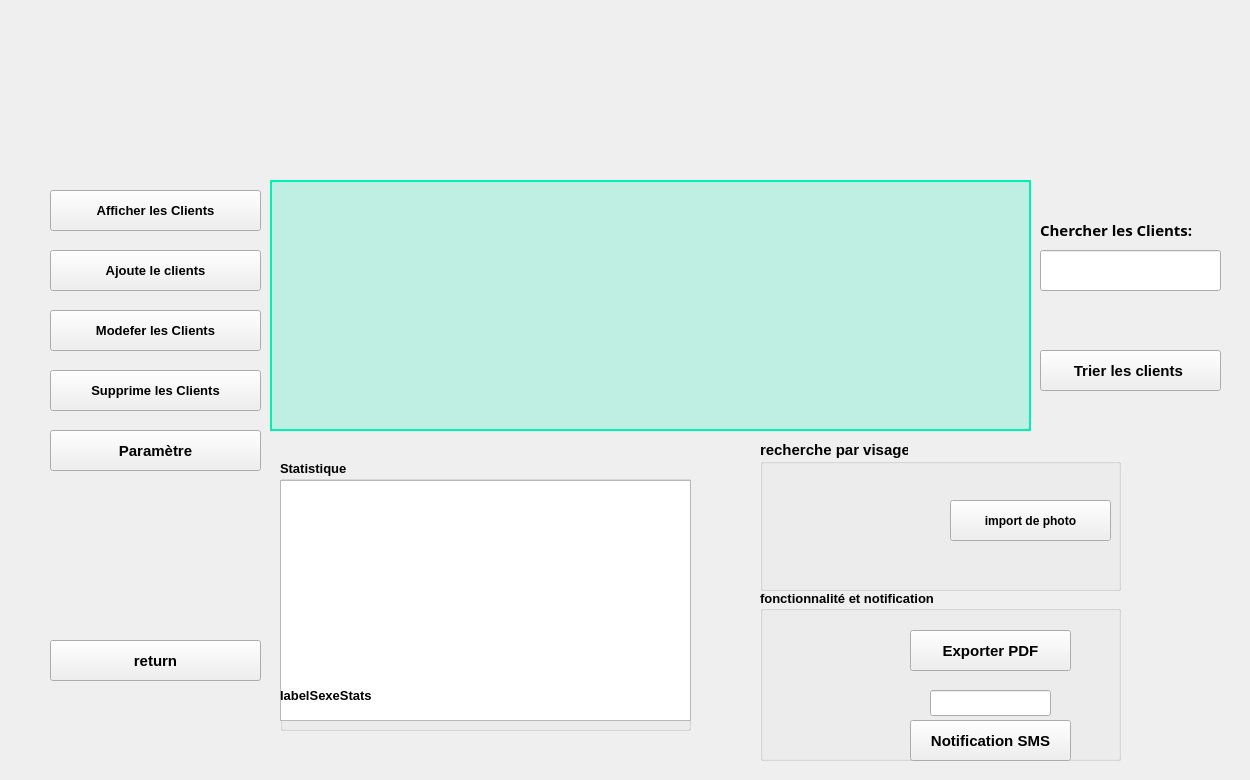
        <widget class="QWidget" name="page_5">
         <widget class="QTableView" name="tableView">
          <property name="geometry">
           <rect>
            <x>270</x>
            <y>180</y>
            <width>761</width>
            <height>251</height>
           </rect>
          </property>
          <property name="font">
           <font>
            <pointsize>12</pointsize>
            <bold>true</bold>
           </font>
          </property>
          <property name="styleSheet">
           <string notr="true">QTableView {
    background-color: rgba(0, 241, 177, 0.2); /* Semi-transparent background */
    gridline-color: #cccccc; /* Gridline color */
    border: 2px solid #00f1b1; /* Add a border */
    selection-background-color: rgba(0, 200, 150, 0.6); /* Highlighted row */
    selection-color: #ffffff; /* Text color for selected row */
}
QHeaderView::section {
    background-color: rgba(0, 200, 150, 0.6); /* Header background */
    color: #000; /* Header text color */
    font: bold; /* Make header font bold */
    padding: 7px;
}</string>
          </property>
         </widget>
         <widget class="QPushButton" name="afficheclient">
          <property name="geometry">
           <rect>
            <x>50</x>
            <y>190</y>
            <width>211</width>
            <height>41</height>
           </rect>
          </property>
          <property name="font">
           <font>
            <pointsize>10</pointsize>
            <bold>true</bold>
           </font>
          </property>
          <property name="text">
           <string>Afficher les Clients</string>
          </property>
          <property name="icon">
           <iconset resource="ressources.qrc">
            <normaloff>:/images/ima.png</normaloff>:/images/ima.png</iconset>
          </property>
          <property name="iconSize">
           <size>
            <width>40</width>
            <height>40</height>
           </size>
          </property>
         </widget>
         <widget class="QPushButton" name="ajouteclients">
          <property name="geometry">
           <rect>
            <x>50</x>
            <y>250</y>
            <width>211</width>
            <height>41</height>
           </rect>
          </property>
          <property name="font">
           <font>
            <pointsize>10</pointsize>
            <bold>true</bold>
           </font>
          </property>
          <property name="text">
           <string>Ajoute le clients</string>
          </property>
          <property name="icon">
           <iconset resource="ressources.qrc">
            <normaloff>:/images/tt1.png</normaloff>:/images/tt1.png</iconset>
          </property>
          <property name="iconSize">
           <size>
            <width>35</width>
            <height>35</height>
           </size>
          </property>
         </widget>
         <widget class="QPushButton" name="modeferclients">
          <property name="geometry">
           <rect>
            <x>50</x>
            <y>310</y>
            <width>211</width>
            <height>41</height>
           </rect>
          </property>
          <property name="font">
           <font>
            <pointsize>10</pointsize>
            <bold>true</bold>
           </font>
          </property>
          <property name="text">
           <string>Modefer les Clients</string>
          </property>
          <property name="icon">
           <iconset resource="ressources.qrc">
            <normaloff>:/images/rr33.png</normaloff>:/images/rr33.png</iconset>
          </property>
          <property name="iconSize">
           <size>
            <width>35</width>
            <height>35</height>
           </size>
          </property>
         </widget>
         <widget class="QPushButton" name="supprimelesclients">
          <property name="geometry">
           <rect>
            <x>50</x>
            <y>370</y>
            <width>211</width>
            <height>41</height>
           </rect>
          </property>
          <property name="font">
           <font>
            <pointsize>10</pointsize>
            <bold>true</bold>
           </font>
          </property>
          <property name="text">
           <string>Supprime les Clients</string>
          </property>
          <property name="icon">
           <iconset resource="ressources.qrc">
            <normaloff>:/images/rrr1.png</normaloff>:/images/rrr1.png</iconset>
          </property>
          <property name="iconSize">
           <size>
            <width>25</width>
            <height>25</height>
           </size>
          </property>
         </widget>
         <widget class="QGroupBox" name="groupBox">
          <property name="geometry">
           <rect>
            <x>760</x>
            <y>590</y>
            <width>361</width>
            <height>171</height>
           </rect>
          </property>
          <property name="font">
           <font>
            <pointsize>10</pointsize>
            <bold>true</bold>
           </font>
          </property>
          <property name="title">
           <string>fonctionnalité et notification</string>
          </property>
          <widget class="QPushButton" name="exportButton">
           <property name="geometry">
            <rect>
             <x>150</x>
             <y>40</y>
             <width>161</width>
             <height>41</height>
            </rect>
           </property>
           <property name="font">
            <font>
             <pointsize>11</pointsize>
             <bold>true</bold>
            </font>
           </property>
           <property name="text">
            <string>Exporter PDF</string>
           </property>
          </widget>
          <widget class="QLabel" name="pdfclients">
           <property name="geometry">
            <rect>
             <x>30</x>
             <y>30</y>
             <width>51</width>
             <height>51</height>
            </rect>
           </property>
           <property name="text">
            <string/>
           </property>
           <property name="pixmap">
            <pixmap>:/image/pdf.png</pixmap>
           </property>
           <property name="scaledContents">
            <bool>true</bool>
           </property>
          </widget>
          <widget class="QPushButton" name="notification_sms">
           <property name="geometry">
            <rect>
             <x>150</x>
             <y>130</y>
             <width>161</width>
             <height>41</height>
            </rect>
           </property>
           <property name="font">
            <font>
             <pointsize>11</pointsize>
             <bold>true</bold>
            </font>
           </property>
           <property name="text">
            <string>Notification SMS</string>
           </property>
          </widget>
          <widget class="QLabel" name="label_4">
           <property name="geometry">
            <rect>
             <x>30</x>
             <y>110</y>
             <width>51</width>
             <height>51</height>
            </rect>
           </property>
           <property name="text">
            <string/>
           </property>
           <property name="pixmap">
            <pixmap>:/image/u.png</pixmap>
           </property>
           <property name="scaledContents">
            <bool>true</bool>
           </property>
          </widget>
          <widget class="QLineEdit" name="numero_client">
           <property name="geometry">
            <rect>
             <x>170</x>
             <y>100</y>
             <width>121</width>
             <height>26</height>
            </rect>
           </property>
          </widget>
          <widget class="QLabel" name="label_15">
           <property name="geometry">
            <rect>
             <x>30</x>
             <y>110</y>
             <width>51</width>
             <height>51</height>
            </rect>
           </property>
           <property name="text">
            <string/>
           </property>
           <property name="pixmap">
            <pixmap resource="ressources.qrc">:/images/u.png</pixmap>
           </property>
           <property name="scaledContents">
            <bool>true</bool>
           </property>
          </widget>
          <widget class="QLabel" name="label_16">
           <property name="geometry">
            <rect>
             <x>30</x>
             <y>40</y>
             <width>51</width>
             <height>51</height>
            </rect>
           </property>
           <property name="text">
            <string/>
           </property>
           <property name="pixmap">
            <pixmap resource="ressources.qrc">:/images/pdf1.png</pixmap>
           </property>
           <property name="scaledContents">
            <bool>true</bool>
           </property>
          </widget>
         </widget>
         <widget class="QGroupBox" name="groupBox_2">
          <property name="geometry">
           <rect>
            <x>280</x>
            <y>460</y>
            <width>411</width>
            <height>271</height>
           </rect>
          </property>
          <property name="font">
           <font>
            <pointsize>10</pointsize>
            <bold>true</bold>
           </font>
          </property>
          <property name="title">
           <string>Statistique </string>
          </property>
          <widget class="QGraphicsView" name="graphicsView">
           <property name="geometry">
            <rect>
             <x>0</x>
             <y>20</y>
             <width>411</width>
             <height>241</height>
            </rect>
           </property>
          </widget>
          <widget class="QLabel" name="labelSexeStats">
           <property name="geometry">
            <rect>
             <x>0</x>
             <y>210</y>
             <width>161</width>
             <height>51</height>
            </rect>
           </property>
           <property name="text">
            <string>labelSexeStats</string>
           </property>
          </widget>
          <widget class="QLabel" name="label_3">
           <property name="geometry">
            <rect>
             <x>10</x>
             <y>30</y>
             <width>41</width>
             <height>41</height>
            </rect>
           </property>
           <property name="text">
            <string/>
           </property>
           <property name="pixmap">
            <pixmap>:/image/R.png</pixmap>
           </property>
           <property name="scaledContents">
            <bool>true</bool>
           </property>
          </widget>
         </widget>
         <widget class="QLineEdit" name="rechercheLineEdit">
          <property name="geometry">
           <rect>
            <x>1040</x>
            <y>250</y>
            <width>181</width>
            <height>41</height>
           </rect>
          </property>
         </widget>
         <widget class="QPushButton" name="trierButton">
          <property name="geometry">
           <rect>
            <x>1040</x>
            <y>350</y>
            <width>181</width>
            <height>41</height>
           </rect>
          </property>
          <property name="font">
           <font>
            <pointsize>11</pointsize>
            <bold>true</bold>
           </font>
          </property>
          <property name="text">
           <string>Trier les clients </string>
          </property>
          <property name="icon">
           <iconset resource="ressources.qrc">
            <normaloff>:/images/8.png</normaloff>:/images/8.png</iconset>
          </property>
          <property name="iconSize">
           <size>
            <width>35</width>
            <height>35</height>
           </size>
          </property>
         </widget>
         <widget class="QLabel" name="id_4">
          <property name="geometry">
           <rect>
            <x>1040</x>
            <y>210</y>
            <width>161</width>
            <height>41</height>
           </rect>
          </property>
          <property name="font">
           <font>
            <family>Segoe UI Black</family>
            <pointsize>11</pointsize>
            <bold>true</bold>
           </font>
          </property>
          <property name="text">
           <string>&lt;html&gt;&lt;head/&gt;&lt;body&gt;&lt;p&gt;&lt;span style=&quot; font-family:'Times New Roman','serif';&quot;&gt;Chercher les Clients:&lt;/span&gt;&lt;/p&gt;&lt;/body&gt;&lt;/html&gt;</string>
          </property>
         </widget>
         <widget class="QPushButton" name="parametreclients">
          <property name="geometry">
           <rect>
            <x>50</x>
            <y>430</y>
            <width>211</width>
            <height>41</height>
           </rect>
          </property>
          <property name="font">
           <font>
            <pointsize>11</pointsize>
            <bold>true</bold>
           </font>
          </property>
          <property name="text">
           <string>Paramètre</string>
          </property>
          <property name="icon">
           <iconset resource="ressources.qrc">
            <normaloff>:/images/222.png</normaloff>:/images/222.png</iconset>
          </property>
          <property name="iconSize">
           <size>
            <width>40</width>
            <height>40</height>
           </size>
          </property>
         </widget>
         <widget class="QGroupBox" name="groupBox_8">
          <property name="geometry">
           <rect>
            <x>760</x>
            <y>440</y>
            <width>361</width>
            <height>151</height>
           </rect>
          </property>
          <property name="font">
           <font>
            <pointsize>11</pointsize>
            <bold>true</bold>
           </font>
          </property>
          <property name="title">
           <string>recherche par visage</string>
          </property>
          <widget class="QLabel" name="recherche_path">
           <property name="geometry">
            <rect>
             <x>20</x>
             <y>30</y>
             <width>131</width>
             <height>111</height>
            </rect>
           </property>
           <property name="text">
            <string/>
           </property>
           <property name="pixmap">
            <pixmap>:/image/importe.png</pixmap>
           </property>
           <property name="scaledContents">
            <bool>true</bool>
           </property>
          </widget>
          <widget class="QPushButton" name="recherch_image">
           <property name="geometry">
            <rect>
             <x>190</x>
             <y>60</y>
             <width>161</width>
             <height>41</height>
            </rect>
           </property>
           <property name="font">
            <font>
             <pointsize>9</pointsize>
             <bold>true</bold>
            </font>
           </property>
           <property name="text">
            <string>import de photo</string>
           </property>
           <property name="icon">
            <iconset resource="ressources.qrc">
             <normaloff>:/images/importe.png</normaloff>:/images/importe.png</iconset>
           </property>
           <property name="iconSize">
            <size>
             <width>31</width>
             <height>30</height>
            </size>
           </property>
          </widget>
         </widget>
         <widget class="QLabel" name="label_9">
          <property name="geometry">
           <rect>
            <x>1170</x>
            <y>255</y>
            <width>31</width>
            <height>31</height>
           </rect>
          </property>
          <property name="text">
           <string/>
          </property>
          <property name="pixmap">
           <pixmap>:/image/ri.png</pixmap>
          </property>
          <property name="scaledContents">
           <bool>true</bool>
          </property>
         </widget>
         <widget class="QLabel" name="label_42">
          <property name="geometry">
           <rect>
            <x>10</x>
            <y>0</y>
            <width>1231</width>
            <height>771</height>
           </rect>
          </property>
          <property name="styleSheet">
           <string notr="true"/>
          </property>
          <property name="text">
           <string/>
          </property>
          <property name="pixmap">
           <pixmap resource="ressources.qrc">:/images/bg.jpeg</pixmap>
          </property>
          <property name="scaledContents">
           <bool>true</bool>
          </property>
         </widget>
         <widget class="QPushButton" name="returnclients">
          <property name="geometry">
           <rect>
            <x>50</x>
            <y>640</y>
            <width>211</width>
            <height>41</height>
           </rect>
          </property>
          <property name="font">
           <font>
            <pointsize>11</pointsize>
            <bold>true</bold>
           </font>
          </property>
          <property name="text">
           <string>return</string>
          </property>
          <property name="icon">
           <iconset resource="ressources.qrc">
            <normaloff>:/images/homepageicon.png</normaloff>:/images/homepageicon.png</iconset>
          </property>
          <property name="iconSize">
           <size>
            <width>40</width>
            <height>40</height>
           </size>
          </property>
         </widget>
         <widget class="QLabel" name="label_14">
          <property name="geometry">
           <rect>
            <x>1170</x>
            <y>250</y>
            <width>51</width>
            <height>41</height>
           </rect>
          </property>
          <property name="text">
           <string/>
          </property>
          <property name="pixmap">
           <pixmap resource="ressources.qrc">:/images/r1.png</pixmap>
          </property>
          <property name="scaledContents">
           <bool>true</bool>
          </property>
         </widget>
         <zorder>label_42</zorder>
         <zorder>tableView</zorder>
         <zorder>afficheclient</zorder>
         <zorder>ajouteclients</zorder>
         <zorder>modeferclients</zorder>
         <zorder>supprimelesclients</zorder>
         <zorder>groupBox</zorder>
         <zorder>groupBox_2</zorder>
         <zorder>rechercheLineEdit</zorder>
         <zorder>trierButton</zorder>
         <zorder>id_4</zorder>
         <zorder>parametreclients</zorder>
         <zorder>groupBox_8</zorder>
         <zorder>label_9</zorder>
         <zorder>returnclients</zorder>
         <zorder>label_14</zorder>
        </widget>
